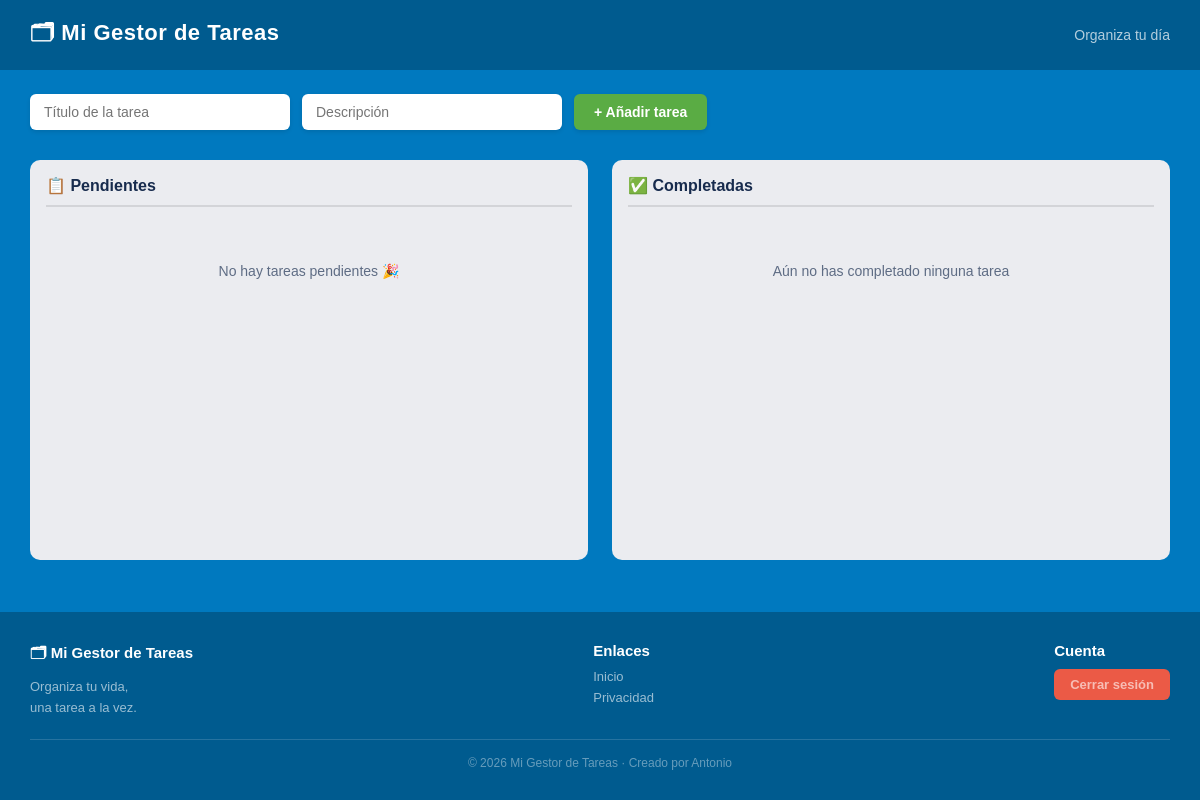
Page / (signed in) on the earlier database version.
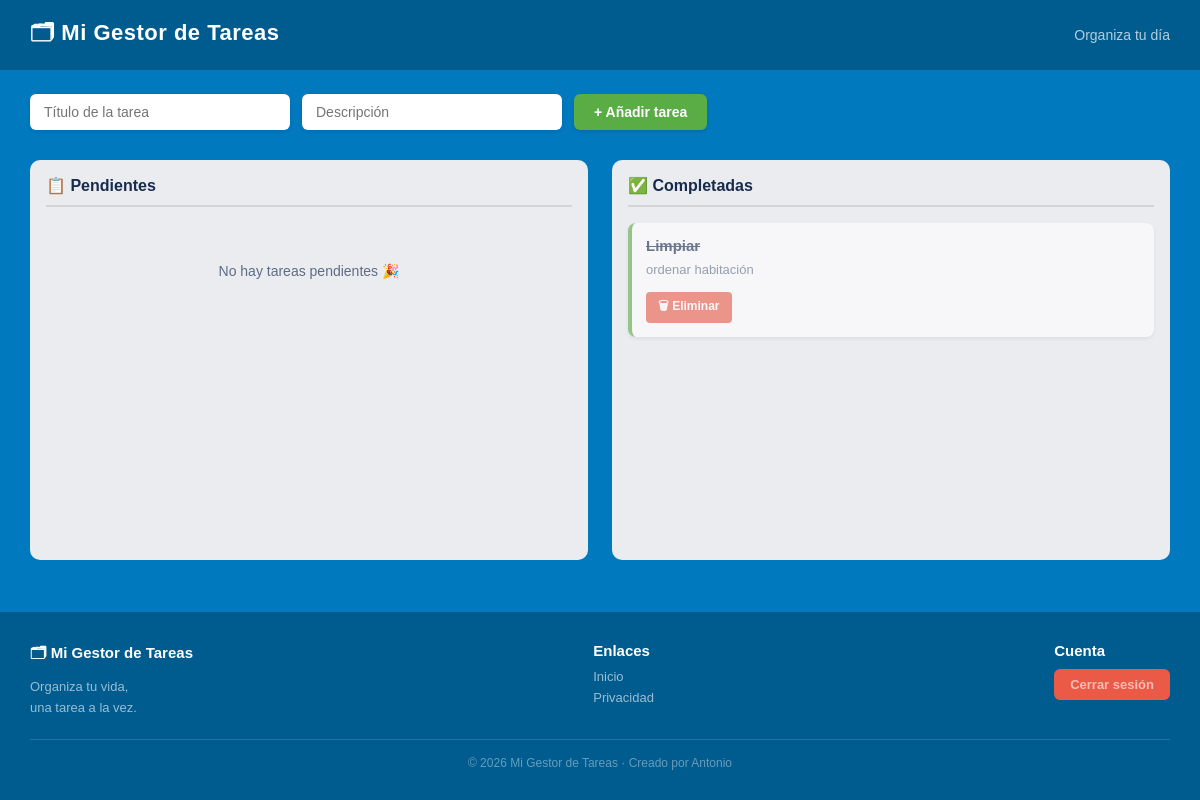
Same page on the later database version.
### tables this page shows
CREATE TABLE tareas (
            id INTEGER PRIMARY KEY AUTOINCREMENT,
            titulo TEXT NOT NULL,
            descripcion TEXT NOT NULL,
            completada INTEGER DEFAULT 0,
            usuario_id INTEGER NOT NULL,
            FOREIGN KEY (usuario_id) REFERENCES usuarios(id)
        );

### app.py (the view)
@app.route("/")
def inicio():
    if "usuario_id" not in session:
        return redirect("/login")
    conn = get_db()
    tareas = conn.execute("SELECT * FROM tareas WHERE usuario_id = ?",
                          (session["usuario_id"],)).fetchall()
    conn.close()
    return render_template("index.html", tareas=tareas)

### app.py (called while the page is built)
def get_db():
    conn = sqlite3.connect("database.db")
    conn.row_factory = sqlite3.Row
    return conn

### templates/index.html (shortened to what this page needs)
<!DOCTYPE html>
<html lang="es">
<head>
</head>
<body>
    <header>
        <h1>🗂 Mi Gestor de Tareas</h1>
        <span>Organiza tu día</span>
    </header>
    <div class="formulario">
        <form action="/crear" method="POST">
            <input type="text" name="titulo" placeholder="Título de la tarea" required>
            <input type="text" name="descripcion" placeholder="Descripción" required>
            <button type="submit">+ Añadir tarea</button>
        </form>
    </div>
    <div class="tablero">
        <div class="columna">
            <h2>📋 Pendientes</h2>
            {% set pendientes = tareas | selectattr('completada', 'equalto', 0) | list %}
            {% if pendientes | length == 0 %}
            <p class="vacia">No hay tareas pendientes 🎉</p>
            {% endif %}
        </div>
        <div class="columna">
            <h2>✅ Completadas</h2>
            {% for tarea in tareas %}
            {% if tarea.completada %}
            <div class="tarea completada">
                <h3>{{ tarea.titulo }}</h3>
                <p>{{ tarea.descripcion }}</p>
                <div class="tarea-botones">
                    <form action="/eliminar/{{ tarea.id }}" method="POST" style="display:inline">
                        <button type="submit" class="btn-eliminar">🗑 Eliminar</button>
                    </form>
                </div>
            </div>
            {% endif %}
            {% endfor %}
            {% set completadas = tareas | selectattr('completada', 'equalto', 1) | list %}
            {% if completadas | length == 0 %}
            <p class="vacia">Aún no has completado ninguna tarea</p>
            {% endif %}
        </div>
    </div>
    <footer>
        <div class="footer-container">
            <div class="footer-section">
                <h4>🗂 Mi Gestor de Tareas</h4>
                <p>Organiza tu vida,<br>una tarea a la vez.</p>
            </div>
            <div class="footer-section">
                <h4>Enlaces</h4>
                <a href="/">Inicio</a>
                <a href="#">Privacidad</a>
            </div>
            <div class="footer-section">
                <h4>Cuenta</h4>
                <a href="/logout" class="btn-logout">Cerrar sesión</a>
            </div>
        </div>
        <div class="footer-bottom">
            &copy; 2026 Mi Gestor de Tareas · Creado por Antonio
        </div>
    </footer>
</body>
</html>

### templates/index.html (style rules this page uses)
* { margin: 0; padding: 0; box-sizing: border-box; }
body { font-family: Arial, sans-serif; background-color: #0079BF; min-height: 100vh; display: flex; flex-direction: column; }
header { background-color: rgba(0,0,0,0.25); padding: 16px 30px; display: flex; justify-content: space-between; align-items: center; }
header h1 { color: white; font-size: 22px; letter-spacing: 0.5px; }
header span { color: rgba(255,255,255,0.7); font-size: 14px; }
.formulario { padding: 24px 30px 10px; }
.formulario form { display: flex; gap: 12px; flex-wrap: wrap; }
.formulario input { padding: 10px 14px; border: none; border-radius: 6px; font-size: 14px; width: 260px; box-shadow: 0 2px 4px rgba(0,0,0,0.1); }
.formulario button { padding: 10px 20px; background-color: #5AAC44; color: white; border: none; border-radius: 6px; cursor: pointer; font-size: 14px; font-weight: bold; box-shadow: 0 2px 4px rgba(0,0,0,0.1); }
.tablero { display: flex; gap: 24px; padding: 20px 30px; align-items: flex-start; flex: 1; }
.columna { background-color: #EBECF0; border-radius: 10px; padding: 16px; flex: 1; min-height: 400px; }
.columna h2 { font-size: 16px; color: #172B4D; margin-bottom: 16px; font-weight: 700; padding-bottom: 10px; border-bottom: 2px solid rgba(0,0,0,0.1); }
.tarea { background: white; padding: 14px; margin-bottom: 12px; border-radius: 8px; box-shadow: 0 2px 4px rgba(0,0,0,0.1); border-left: 4px solid #0079BF; }
.tarea.completada { opacity: 0.6; border-left: 4px solid #5AAC44; }
.tarea.completada h3 { text-decoration: line-through; }
.tarea h3 { font-size: 15px; color: #172B4D; margin-bottom: 6px; }
.tarea p { font-size: 13px; color: #5E6C84; margin-bottom: 12px; line-height: 1.5; }
.tarea-botones { display: flex; gap: 8px; }
.tarea-botones a, .tarea-botones button { font-size: 12px; padding: 5px 12px; border-radius: 4px; border: none; cursor: pointer; text-decoration: none; font-weight: bold; }
.btn-eliminar { background-color: #EB5A46; color: white; }
.vacia { text-align: center; color: #5E6C84; font-size: 14px; padding: 40px 0; }
footer { background-color: rgba(0,0,0,0.25); color: white; padding: 30px; margin-top: auto; }
.footer-container { display: flex; justify-content: space-between; align-items: flex-start; flex-wrap: wrap; gap: 20px; margin-bottom: 20px; }
.footer-section h4 { color: white; margin-bottom: 10px; font-size: 15px; }
.footer-section p { color: rgba(255,255,255,0.6); font-size: 13px; line-height: 1.6; }
.footer-section a { display: block; color: rgba(255,255,255,0.6); text-decoration: none; font-size: 13px; margin-bottom: 6px; transition: color 0.2s; }
.btn-logout { background-color: #EB5A46; color: white; padding: 8px 16px; border-radius: 6px; text-decoration: none; font-size: 13px; font-weight: bold; display: inline-block; }
.footer-bottom { border-top: 1px solid rgba(255,255,255,0.15); padding-top: 16px; font-size: 12px; color: rgba(255,255,255,0.4); text-align: center; }

Differences in the rows shown:
added tareas: titulo "Limpiar", descripcion "ordenar habitación"
Other differences:
text no longer shown: "Aún no has completado ninguna tarea"
